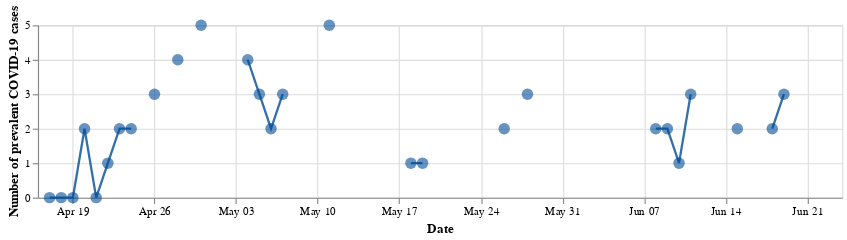

Notebook code for this chart:
### Markdown cell above
We replace all numbers in `:currentcases` that have been imputed by last-observation-carried-forward with `NaN`, i.e., all values in rows where `:reported` is equal to $0$, and plot the number of current cases over the time interval to visualize the missingness pattern.

### Code cell
myhospital[findall(x -> x == false, myhospital[:,:reported]),:currentcases] .= NaN;

figure1=myhospital|> @vlplot(
        width=700, height=150,
        mark={:line, point={filled=true, size=100, color="#004b96", opacity = 0.6}, color="#004b96", opacity=0.8}, 
        x={field=:date, axis={title="Date"}},
        y={field=:currentcases, axis={title="Number of prevalent COVID-19 cases"}}
)

### Figure 1 — Vega specification as saved in the notebook (floating-point values rounded to 4 significant figures)
{"$schema": "https://vega.github.io/schema/vega/v5.json", "axes": [{"aria": false, "domain": false, "grid": true, "gridScale": "y", "labels": false, "maxExtent": 0, "minExtent": 0, "orient": "bottom", "scale": "x", "tickCount": {"signal": "ceil(width/40)"}, "ticks": false, "zindex": 0}, {"aria": false, "domain": false, "grid": true, "gridScale": "x", "labels": false, "maxExtent": 0, "minExtent": 0, "orient": "left", "scale": "y", "tickCount": {"signal": "ceil(height/40)"}, "ticks": false, "zindex": 0}, {"grid": false, "labelFlush": true, "labelOverlap": true, "orient": "bottom", "scale": "x", "tickCount": {"signal": "ceil(width/40)"}, "title": "Date", "zindex": 0}, {"grid": false, "labelOverlap": true, "orient": "left", "scale": "y", "tickCount": {"signal": "ceil(height/40)"}, "title": "Number of prevalent COVID-19 cases", "zindex": 0}], "background": "white", "data": [{"name": "source_0", "values": [{"currentcases": null, "date": "2020-04-16", "reported": false}, {"currentcases": 0, "date": "2020-04-17", "reported": true}, {"currentcases": 0, "date": "2020-04-18", "reported": true}, {"currentcases": 0, "date": "2020-04-19", "reported": true}, {"currentcases": 2, "date": "2020-04-20", "reported": true}, {"currentcases": 0, "date": "2020-04-21", "reported": true}, {"currentcases": 1, "date": "2020-04-22", "reported": true}, {"currentcases": 2, "date": "2020-04-23", "reported": true}, {"currentcases": 2, "date": "2020-04-24", "reported": true}, {"currentcases": null, "date": "2020-04-25", "reported": false}, {"currentcases": 3, "date": "2020-04-26", "reported": true}, {"currentcases": null, "date": "2020-04-27", "reported": false}, {"currentcases": 4, "date": "2020-04-28", "reported": true}, {"currentcases": null, "date": "2020-04-29", "reported": false}, {"currentcases": 5, "date": "2020-04-30", "reported": true}, {"currentcases": null, "date": "2020-05-01", "reported": false}, {"currentcases": null, "date": "2020-05-02", "reported": false}, {"currentcases": null, "date": "2020-05-03", "reported": false}, {"currentcases": 4, "date": "2020-05-04", "reported": true}, {"currentcases": 3, "date": "2020-05-05", "reported": true}, {"currentcases": 2, "date": "2020-05-06", "reported": true}, {"currentcases": 3, "date": "2020-05-07", "reported": true}, {"currentcases": null, "date": "2020-05-08", "reported": false}, {"currentcases": null, "date": "2020-05-09", "reported": false}, {"currentcases": null, "date": "2020-05-10", "reported": false}, {"currentcases": 5, "date": "2020-05-11", "reported": true}, {"currentcases": null, "date": "2020-05-12", "reported": false}, {"currentcases": null, "date": "2020-05-13", "reported": false}, {"currentcases": null, "date": "2020-05-14", "reported": false}, {"currentcases": null, "date": "2020-05-15", "reported": false}, {"currentcases": null, "date": "2020-05-16", "reported": false}, {"currentcases": null, "date": "2020-05-17", "reported": false}, {"currentcases": 1, "date": "2020-05-18", "reported": true}, {"currentcases": 1, "date": "2020-05-19", "reported": true}, {"currentcases": null, "date": "2020-05-20", "reported": false}, {"currentcases": null, "date": "2020-05-21", "reported": false}, {"currentcases": null, "date": "2020-05-22", "reported": false}, {"currentcases": null, "date": "2020-05-23", "reported": false}, {"currentcases": null, "date": "2020-05-24", "reported": false}, {"currentcases": null, "date": "2020-05-25", "reported": false}, {"currentcases": 2, "date": "2020-05-26", "reported": true}, {"currentcases": null, "date": "2020-05-27", "reported": false}, {"currentcases": 3, "date": "2020-05-28", "reported": true}, {"currentcases": null, "date": "2020-05-29", "reported": false}, {"currentcases": null, "date": "2020-05-30", "reported": false}, {"currentcases": null, "date": "2020-05-31", "reported": false}, {"currentcases": null, "date": "2020-06-01", "reported": false}, {"currentcases": null, "date": "2020-06-02", "reported": false}, {"currentcases": null, "date": "2020-06-03", "reported": false}, {"currentcases": null, "date": "2020-06-04", "reported": false}, {"currentcases": null, "date": "2020-06-05", "reported": false}, {"currentcases": null, "date": "2020-06-06", "reported": false}, {"currentcases": null, "date": "2020-06-07", "reported": false}, {"currentcases": 2, "date": "2020-06-08", "reported": true}, {"currentcases": 2, "date": "2020-06-09", "reported": true}, {"currentcases": 1, "date": "2020-06-10", "reported": true}, {"currentcases": 3, "date": "2020-06-11", "reported": true}, {"currentcases": null, "date": "2020-06-12", "reported": false}, {"currentcases": null, "date": "2020-06-13", "reported": false}, {"currentcases": null, "date": "2020-06-14", "reported": false}, {"currentcases": 2, "date": "2020-06-15", "reported": true}, {"currentcases": null, "date": "2020-06-16", "reported": false}, {"currentcases": null, "date": "2020-06-17", "reported": false}, {"currentcases": 2, "date": "2020-06-18", "reported": true}, {"currentcases": 3, "date": "2020-06-19", "reported": true}, {"currentcases": null, "date": "2020-06-20", "reported": false}, {"currentcases": null, "date": "2020-06-21", "reported": false}, {"currentcases": null, "date": "2020-06-22", "reported": false}, {"currentcases": null, "date": "2020-06-23", "reported": false}, {"currentcases": null, "date": "2020-06-24", "reported": false}]}, {"name": "data_0", "source": "source_0", "transform": [{"as": "date", "expr": "toDate(datum[\"date\"])", "type": "formula"}]}, {"name": "data_1", "source": "data_0", "transform": [{"expr": "(isDate(datum[\"date\"]) || (isValid(datum[\"date\"]) && isFinite(+datum[\"date\"]))) && isValid(datum[\"currentcases\"]) && isFinite(+datum[\"currentcases\"])", "type": "filter"}]}], "height": 150, "marks": [{"encode": {"update": {"defined": {"signal": "isValid(datum[\"date\"]) && isFinite(+datum[\"date\"]) && isValid(datum[\"currentcases\"]) && isFinite(+datum[\"currentcases\"])"}, "description": {"signal": "\"date: \" + (timeFormat(datum[\"date\"], '%b %d, %Y')) + \"; currentcases: \" + (format(datum[\"currentcases\"], \"\"))"}, "opacity": {"value": 0.8}, "stroke": {"value": "#004b96"}, "x": {"field": "date", "scale": "x"}, "y": {"field": "currentcases", "scale": "y"}}}, "from": {"data": "data_0"}, "name": "layer_0_marks", "sort": {"field": "datum[\"date\"]"}, "style": ["line"], "type": "line"}, {"encode": {"update": {"ariaRoleDescription": {"value": "point"}, "description": {"signal": "\"date: \" + (timeFormat(datum[\"date\"], '%b %d, %Y')) + \"; currentcases: \" + (format(datum[\"currentcases\"], \"\"))"}, "fill": {"value": "#004b96"}, "opacity": {"value": 0.6}, "size": {"value": 100}, "x": {"field": "date", "scale": "x"}, "y": {"field": "currentcases", "scale": "y"}}}, "from": {"data": "data_1"}, "name": "layer_1_marks", "style": ["point"], "type": "symbol"}], "padding": 5, "scales": [{"domain": {"fields": [{"data": "data_0", "field": "date"}, {"data": "data_1", "field": "date"}]}, "name": "x", "range": [0, {"signal": "width"}], "type": "time"}, {"domain": {"fields": [{"data": "data_0", "field": "currentcases"}, {"data": "data_1", "field": "currentcases"}]}, "name": "y", "nice": true, "range": [{"signal": "height"}, 0], "type": "linear", "zero": true}], "style": "cell", "width": 700}
